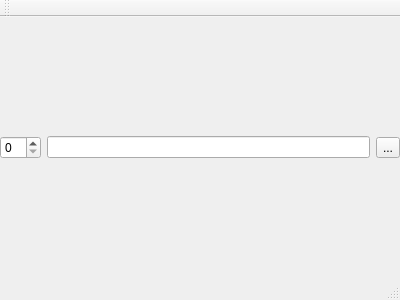
<?xml version="1.0" encoding="UTF-8"?>
<ui version="4.0">
 <class>MainWindow</class>
 <widget class="QMainWindow" name="MainWindow">
  <property name="geometry">
   <rect>
    <x>0</x>
    <y>0</y>
    <width>400</width>
    <height>300</height>
   </rect>
  </property>
  <property name="windowTitle">
   <string>MainWindow</string>
  </property>
  <widget class="QWidget" name="centralWidget">
   <layout class="QVBoxLayout" name="verticalLayout_2" stretch="1,0">
    <property name="spacing">
     <number>0</number>
    </property>
    <property name="leftMargin">
     <number>0</number>
    </property>
    <property name="topMargin">
     <number>0</number>
    </property>
    <property name="rightMargin">
     <number>0</number>
    </property>
    <property name="bottomMargin">
     <number>0</number>
    </property>
    <item>
     <layout class="QVBoxLayout" name="verticalLayout"/>
    </item>
    <item>
     <layout class="QHBoxLayout" name="horizontalLayout">
      <item>
       <widget class="QSpinBox" name="spinBox"/>
      </item>
      <item>
       <widget class="QLineEdit" name="lineEdit">
        <property name="readOnly">
         <bool>true</bool>
        </property>
       </widget>
      </item>
      <item>
       <widget class="QToolButton" name="toolButton">
        <property name="text">
         <string>...</string>
        </property>
       </widget>
      </item>
     </layout>
    </item>
   </layout>
  </widget>
  <widget class="QMenuBar" name="menuBar">
   <property name="geometry">
    <rect>
     <x>0</x>
     <y>0</y>
     <width>400</width>
     <height>22</height>
    </rect>
   </property>
  </widget>
  <widget class="QToolBar" name="mainToolBar">
   <attribute name="toolBarArea">
    <enum>TopToolBarArea</enum>
   </attribute>
   <attribute name="toolBarBreak">
    <bool>false</bool>
   </attribute>
  </widget>
  <widget class="QStatusBar" name="statusBar"/>
 </widget>
 <layoutdefault spacing="6" margin="11"/>
 <resources/>
 <connections/>
</ui>
